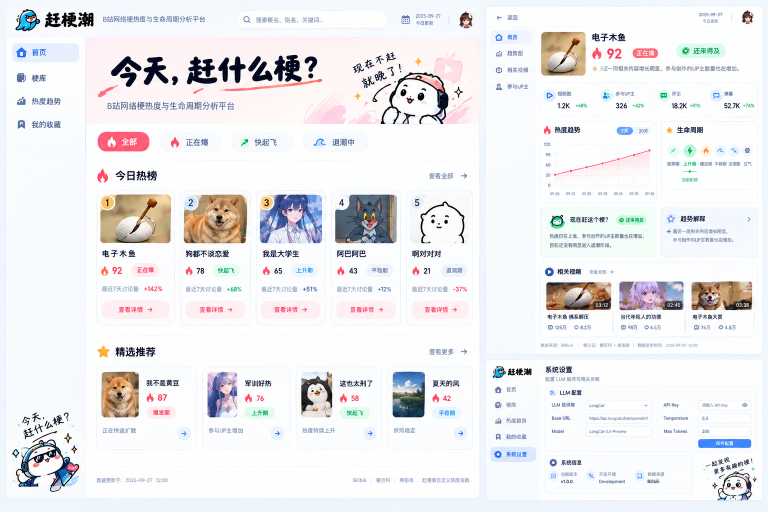
#> input picture docs/design/reference-ui.png, 1536 x 1024 px (shown at 1/2 size)
$ python -i cut_mp_assets.py   (imports and definitions only)
#> lines starting #> are read from the running program, lines starting #| are printed output that depends on the picture
#> further down, picture is the input picture: PIL image 1536x1024 RGB; mean R, G, B 235.8, 235.3, 237.7
#!/usr/bin/env python
"""把 Web 端 Hero 的水彩素材切成小程序能用的透明底贴图。

小程序首页 Hero 之前只有文字，参考图里那截"现在不赶就晚了！+ 戴耳机的吉祥物"
整块没搬过来。原因是 `frontend/public/thumbs/hero-band-right.png` 是从参考 UI
直接裁的**不透明**位图（粉底），在 Web 上靠"卡片背景与素材同色"糊过去，
而手机上卡片要放右下角一小块，糊不住，必须真透明。

这里做三件事：
1. 从原素材按区域裁出吉祥物 / 手写标语 / 毛笔下划线；
2. 从四边向内做容差漫水填充，只把**连通的背景**抠成透明，
   被描边包住的白色身体和水彩笔触都保留（阈值法会把身体一起吃掉）；
3. 按显示尺寸 2x 缩放 + 调色板量化，控制体积（小程序主包 2M 上限）。

    python scripts/cut_mp_assets.py

输出到 `miniprogram/src/assets/hero/`，由 Taro 的 copy.patterns 带进 dist/assets/。
"""

from __future__ import annotations

import sys
from collections import deque
from pathlib import Path

import numpy as np
from PIL import Image, ImageFilter

ROOT = Path(__file__).resolve().parents[1]
SRC_BAND = ROOT / "frontend" / "public" / "thumbs" / "hero-band-right.png"
SRC_REF = ROOT / "docs" / "design" / "reference-ui.png"
OUT = ROOT / "miniprogram" / "src" / "assets" / "hero"

# (输出名, 源图, 裁剪框, 抠图方式, 背景容差(每通道平均), 目标宽, 额外抹掉的源图坐标)
#   flood   ：从四边向内漫水填充，只抠掉与边框连通的近背景色
#   redness ：按"有多珊瑚红"给 alpha，黑色毛笔字和蓝色副标题会被自动丢掉
#   wipe    ：素材互相咬合时点名抹掉的碎片（例如标语那根"!"压在吉祥物头上）
JOBS: list[tuple[str, Path, tuple[int, int, int, int], str, int, int, list[tuple[int, int, int, int]]]] = [
    # 整块构图：手写标语 + 吉祥物。参考图里两者是咬合在一起的，
    # 拆开切会互相带进对方的碎片，所以首页 Hero 用这一整块。
    ("hero-art.png", SRC_BAND, (140, 55, 762, 522), "flood", 30, 340, []),
    # 只留吉祥物：y 从 170 起切才不削掉帽子顶，标语那根"!"用 wipe 抹掉
    ("mascot.png", SRC_BAND, (415, 170, 762, 522), "flood", 30, 300, [(432, 152, 468, 208)]),
    # 标题下那道珊瑚红横扫：参考图 y166..202 那一条
    ("underline.png", SRC_REF, (190, 166, 652, 202), "redness", 0, 464, []),
]


# [47 lines left out: functions wipe_region, flood_key, not called in this run]


def redness_key(rgb: Image.Image, _tol: int = 0) -> Image.Image:
    """只保留"够珊瑚红"的像素：越红越不透明，黑字/蓝字/浅粉底都变透明。"""
#> called with _tol = 0
    arr = rgb.convert("RGB")
    px = np.array(arr).astype(int)
    red = px[..., 0] - np.maximum(px[..., 1], px[..., 2])
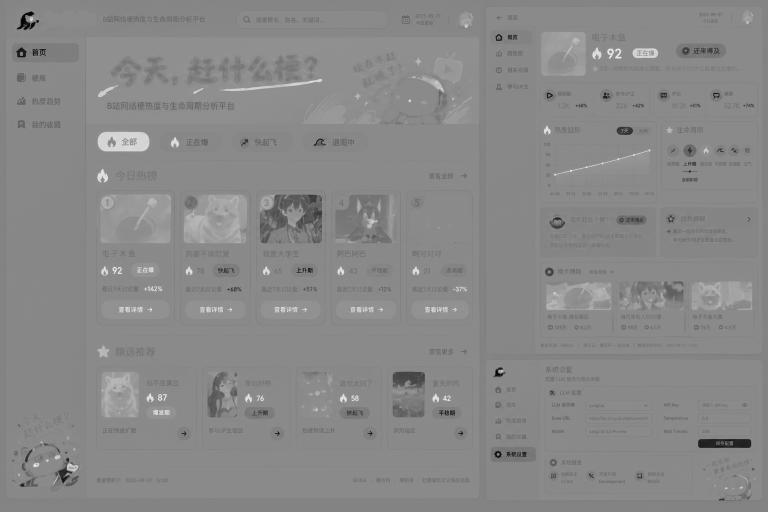
#> red: shape (1024, 1536) int64 (shown at 1/2 size); min -254, max 212, mean -3.6; drawn with min black and max white
    alpha = np.clip((red - 18) * 9, 0, 255).astype("uint8")
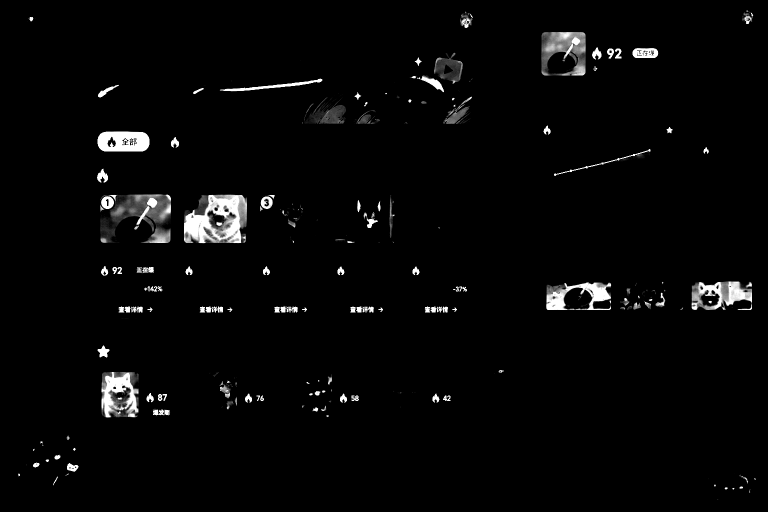
#> alpha: shape (1024, 1536) (shown at 1/2 size); min 0, max 255, mean 7.2
    out = arr.convert("RGBA")
    out.putalpha(Image.fromarray(alpha).filter(ImageFilter.GaussianBlur(0.5)))
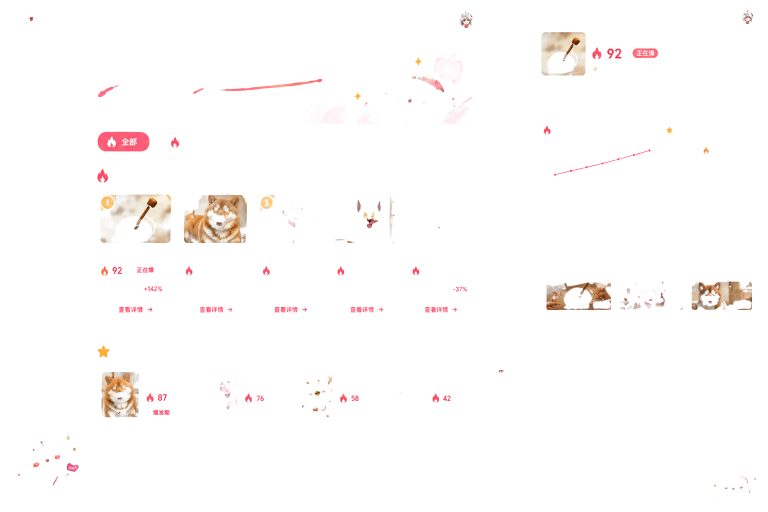
#> out: PIL image 1536x1024 RGBA (shown at 1/2 size); mean R, G, B, A 235.8, 235.3, 237.7, 7.2; transparent parts drawn white
    return out


KEYERS = {"flood": flood_key, "redness": redness_key}


# [11 lines left out: function fade_bottom, not called in this run]


def trim(im: Image.Image) -> Image.Image:
    box = im.getbbox()
    return im.crop(box) if box else im


# [23 lines left out: function main, not called in this run]


# [2 lines not run here, left out]

>>> from PIL import Image
>>> picture = Image.open('../docs/design/reference-ui.png')
>>> result = redness_key(picture)
